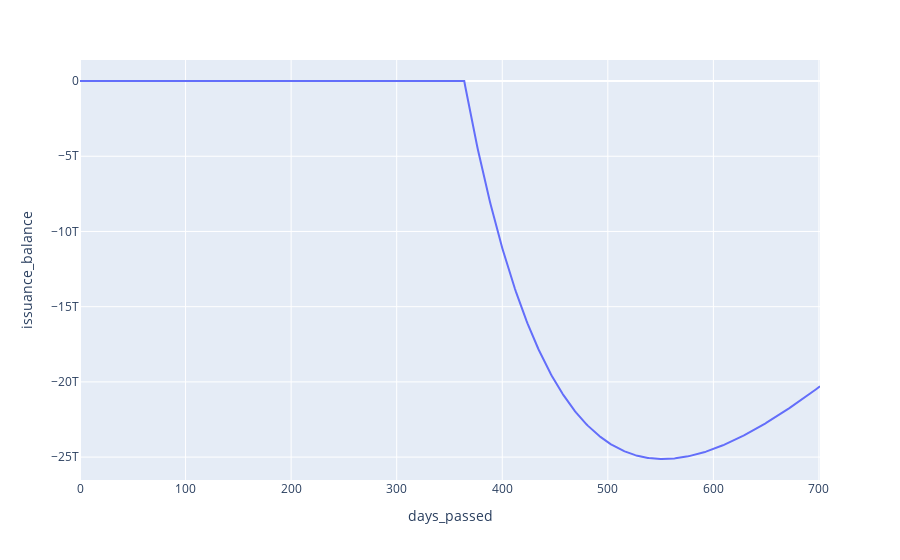

Source (notebook cell):
### Code cell
px.line(sim_df, x='days_passed', y='issuance_balance')

### Figure 1 — Plotly figure (JSON) as saved in the notebook; plotly's stock layout.template omitted (floating-point values rounded to 4 significant figures; data arrays with more than 128 entries replaced by an {"elided": "..."} marker saying what was removed)
{"data": [{"hovertemplate": "days_passed=%{x}<br>issuance_balance=%{y}<extra></extra>", "legendgroup": "", "line": {"color": "#636efa", "dash": "solid"}, "marker": {"symbol": "circle"}, "mode": "lines", "name": "", "orientation": "v", "showlegend": false, "type": "scatter", "x": {"elided": "702 int values"}, "xaxis": "x", "y": {"elided": "702 float values"}, "yaxis": "y"}], "layout": {"legend": {"tracegroupgap": 0}, "margin": {"t": 60}, "xaxis": {"anchor": "y", "domain": [0, 1], "title": {"text": "days_passed"}}, "yaxis": {"anchor": "x", "domain": [0, 1], "title": {"text": "issuance_balance"}}}}
